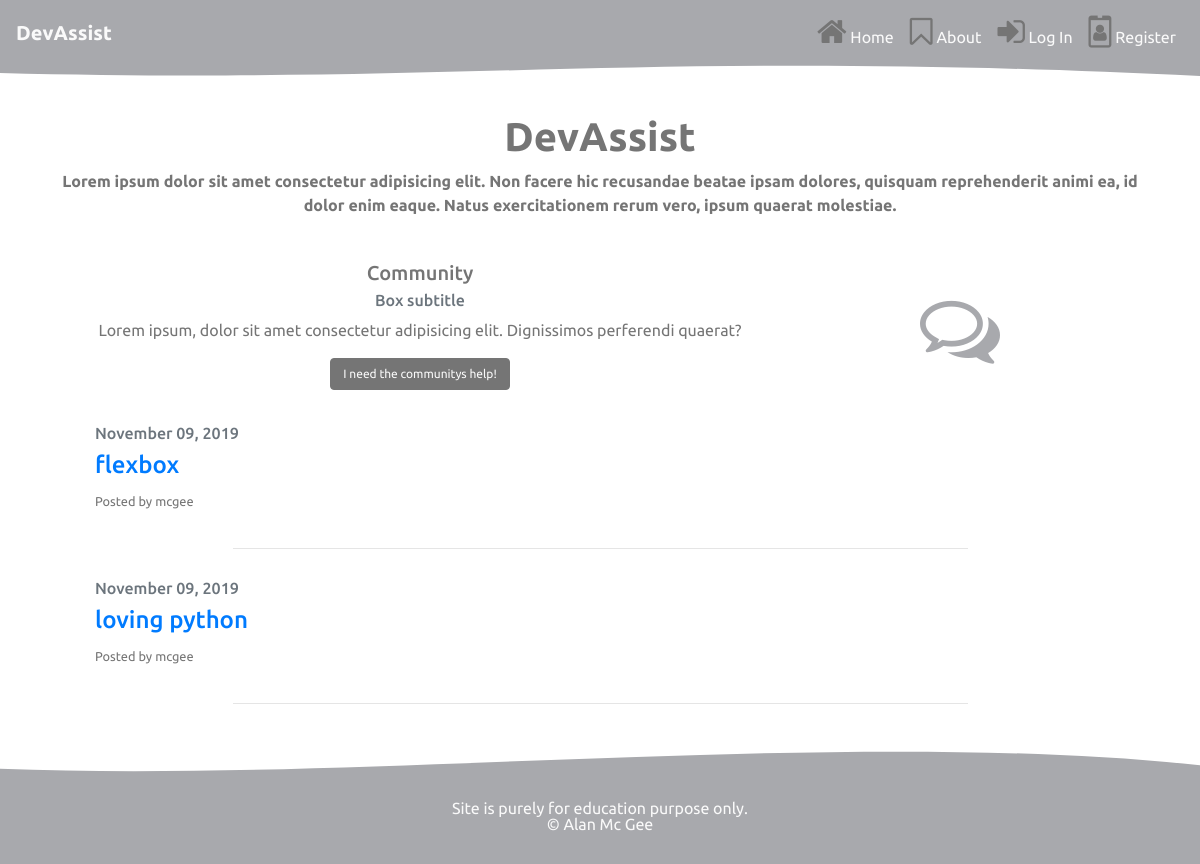
/community/, run on an earlier commit of the app's database.
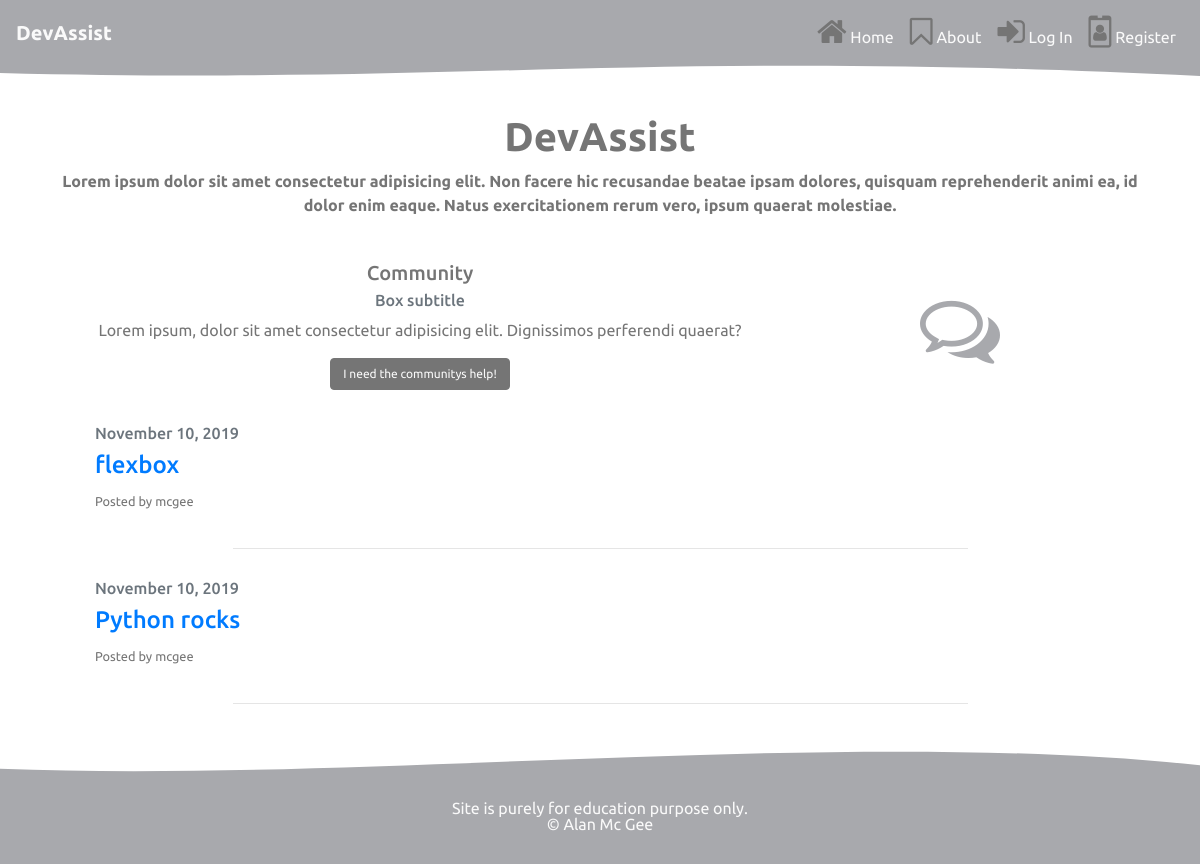
And on a later commit of the database.
### forum/models.py (models this page shows, shortened)
class Post(models.Model):
    title = models.CharField(max_length=100)
    content = models.TextField()
    date_posted = models.DateTimeField(default=timezone.now)
    author = models.ForeignKey(User, on_delete=models.CASCADE, default=1) # cascade -  when user is deleted remove all posts

### forum/views.py (the view)
# urls.py: path('', PostListView.as_view(), name='posts'),
class PostListView(ListView):
    model = Post
    template_name = 'forum/forum_list.html'
    context_object_name = 'posts'
    ordering = ['-date_posted']

### forum/templates/forum/forum_list.html
{% extends "base.html" %}
{% block content %}
<div class="container">
  <div class="=row">
    <div class="col">
        <div class="container mt-2 mb-2">
            <div class="row">
                <div class="col-md-8 order-2 order-md-1">
                    <div class="card">
                        <div class="card-body">
                          <h5 class="card-title">Community</h5>
                          <h6 class="card-subtitle mb-2 text-muted">Box subtitle</h6>
                          <p class="card-text">Lorem ipsum, dolor sit amet consectetur adipisicing elit. Dignissimos perferendi quaerat?</p>
                          <a href="#" class="btn btn-info">I need the communitys help!</a>
                        </div>
                    </div>
                </div>
                <div class="col-md-4 order-1">
                    <div style="margin: auto; text-align: center; padding-top:3rem;">
                        <i class="fa fa-comments-o fa-5x" aria-hidden="true"></i>
                      </div>
                  </div>
              </div>
      {% for post in posts %}
    <div class="card " style="text-align: left;">
        <div class="card-body">
          <h6 class="card-subtitle mb-2 text-muted">{{ post.date_posted|date:"F d, Y" }}</h6>
          <h4><a href="{% url 'post-detail' post.id %}">{{ post.title }}</a></h4>
          <small>Posted by {{ post.author}}</small>
        </div>
    </div>
    <hr>
  {% endfor %}
</div>
</div>
</div>
{% endblock%}

### templates/base.html (shortened to what this page needs)
{% load static from staticfiles %}
<!DOCTYPE html>
<html>
<head>
    <link rel="stylesheet" href="https://maxcdn.bootstrapcdn.com/bootstrap/4.1.3/css/bootstrap.min.css">
    <link href="https://stackpath.bootstrapcdn.com/font-awesome/4.7.0/css/font-awesome.min.css" rel="stylesheet"
>
    <link rel="stylesheet" href="{% static 'css/main.css' %}">
</head>
<body>
    <header>
        <nav class="navbar navbar-expand-lg navbar-light bg-light">
            <a class="navbar-brand" href="/"><strong>DevAssist</strong></a>
            <div class="collapse navbar-collapse" id="navbarNavAltMarkup">
                <div class="navbar-nav ml-auto ">
                    {% if user.is_authenticated %}
                    <a class="nav-item nav-link " href="{% url 'home' %}"><i class="fa fa-home fa-2x" aria-hidden="true"></i> Home </a>
                    <a class="nav-item nav-link " href="{% url 'about' %}"><i class="fa fa-bookmark-o fa-2x" aria-hidden="true"></i> About </a>
                    <a class="nav-item nav-link " href="{% url 'logout' %}"><i class="fa fa-sign-out fa-2x" aria-hidden="true"></i>Logout</a>
                    {% else %}
                    <a class="nav-item nav-link " href="{% url 'home' %}"><i class="fa fa-home fa-2x" aria-hidden="true"></i> Home </a>
                    <a class="nav-item nav-link " href="{% url 'about' %}"><i class="fa fa-bookmark-o fa-2x" aria-hidden="true"></i> About </a>
                    <a class="nav-item nav-link " href="{% url 'login' %}"><i class="fa fa-sign-in fa-2x" aria-hidden="true"></i> Log In </a>
                    <a class="nav-item nav-link " href="{% url 'register' %}"><i class="fa fa-id-badge fa-2x" aria-hidden="true"></i> Register</a>
                    {% endif %}
                </div>
            </div>
                </nav>
        <div style="height: 3rem; overflow: hidden;"><svg viewBox="0 0 500 150" preserveAspectRatio="none"
            style="height: 100%; width: 100%;">
            <path d="M-0.28,24.97 C194.41,62.47 271.49,-50.00 500.84,34.83 L500.00,0.00 L0.00,0.00 Z"
                style="stroke: none; fill: #a8a9ad"></path>
        </svg></div>
            </header>
    <main>
            <div class="row no-gutters">
                <div class="col-12">
                    <div class="jumbotron-fluid">
                        <div class="container">
                            <h1> <strong>DevAssist</strong></h1>
                            <p>Lorem ipsum dolor sit amet consectetur adipisicing elit. Non facere hic recusandae beatae ipsam dolores, quisquam reprehenderit animi ea,
                                id dolor enim eaque. Natus exercitationem rerum vero, ipsum quaerat molestiae.</p>
                        </div>
                    </div>
                </div>
            </div>
            {% block content %}{% endblock %}
            </main>
            <div style="height: 4rem; overflow: hidden;">
                <svg viewBox="0 0 500 150" preserveAspectRatio="none" style="height: 100%; width: 100%;">
                    <path d="M-2.55,113.77 C150.00,150.00 352.99,14.10 502.54,107.85 L500.00,150.00 L0.00,150.00 Z"
                        style="stroke: none; fill: #a8a9ad"></path>
                </svg>
            </div>
            <footer>
                <div class="footer">
                    <p>Site is purely for education purpose only. <br> &copy; Alan Mc Gee</p>
                </div>
            </footer>
</body>
</html>

### static/css/main.css (style rules this page uses)
body { font-family: 'Ubuntu', sans-serif; color: #757575; }
.bg-light { background-color: #a8a9ad!important; }
.navbar-light .navbar-brand { color: #fafafa; }
.nav-item { color: #fafafa!important; }
.jumbotron-fluid { font-weight: bold; background-color: white; text-align: center; }
.card { border: none; text-align: center; }
.fa { color: #a8a9ad; }
.fa-2x { color: #757575; }
.btn-info { font-size: .75rem; background-color: #757575; color: #fafafa; border-color: #757575; }
hr { width: 70%; color: #757575; }
.footer { line-height: 1rem; font-size: 1rem; text-align: center; background-color: #a8a9ad; padding: 1rem; color: #fafafa; }

What changed in the data, as far as the page shows it:
removed Post: date_posted "November 09, 2019", title "flexbox", author "mcgee"
removed Post: date_posted "November 09, 2019", title "loving python", author "mcgee"
added Post: date_posted "November 10, 2019", title "flexbox", author "mcgee"
added Post: date_posted "November 10, 2019", title "Python rocks", author "mcgee"
